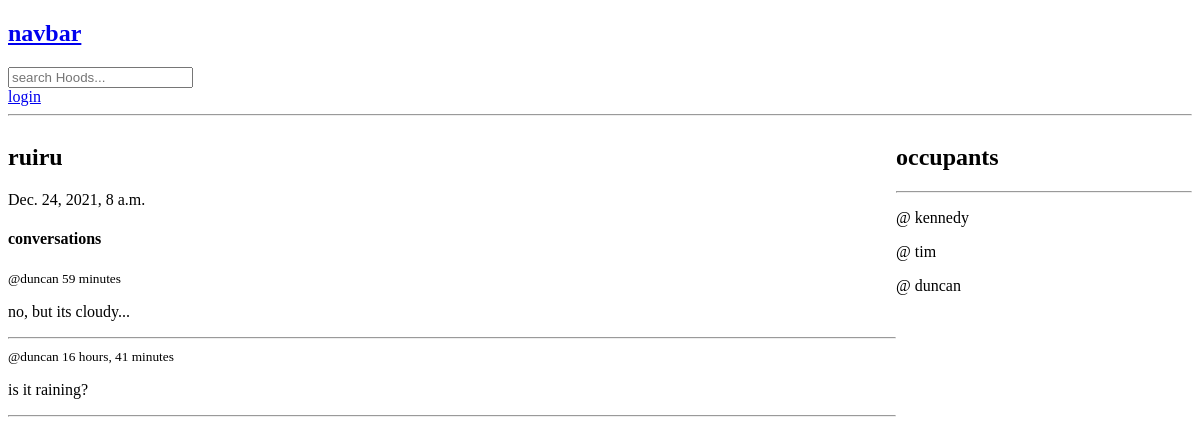
Before: /hood/3/ with the older database file.
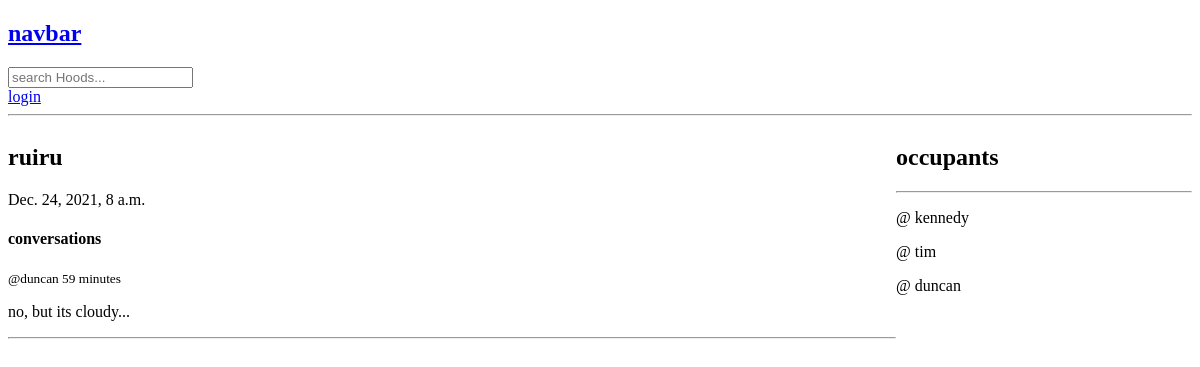
After: the same page with the newer database file.
### app/models.py (models this page shows, shortened)
class Post(models.Model):
    user = models.ForeignKey(User, on_delete=models.CASCADE)
    hood = models.ForeignKey(Hood, on_delete=models.CASCADE)
    body = models.TextField()
    updated = models.DateTimeField(auto_now=True)
    created = models.DateTimeField(auto_now_add=True)
    class Meta:
        ordering = ['-updated', '-created']

### app/views.py (the view, shortened to what this page needs)
# urls.py: path('hood/<int:pk>/', views.hood, name='hood'),
def hood(request, pk):
    hood = Hood.objects.get(id=pk)
    posts = hood.post_set.all().order_by('-created')
    occupants = hood.occupants.all()
    context = {
        'hood':hood,
        'posts':posts,
        'occupants':occupants
    }
    return render(request, 'app/hood.html', context)

### app/templates/app/hood.html (shortened to what this page needs)
{% extends 'base.html' %}
{% block content %}
<div class="hood-container">
    <div>
        <h2>{{ hood.name }}</h2>
        <p>{{ hood.created }}</p>
        <div class='comment-wrapper'>
            <h4>conversations</h4>
            {% for post in posts %}
                <div>
                    <small>@{{ post.user }} {{ post.created | timesince }}</small>
                    <p>{{ post.body }}</p>
                    <hr>
                </div>
            {% endfor %}
        </div>
    </div>
    <div>
        <h2>occupants</h2>
        <hr>
        {% for user in occupants %}
            <div>
                <p>@ {{ user.username }}</p>
            </div>
        {% endfor %}
    </div>
</div>
{% endblock %}

Changed rows visible on the page:
removed Post: user "duncan", created "16 hours, 41 minutes", body "is it raining?"
